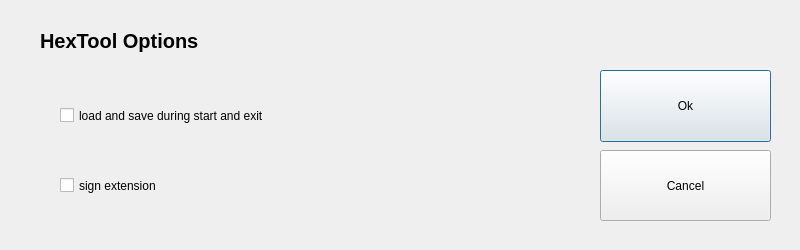
<?xml version="1.0" encoding="UTF-8"?>
<ui version="4.0">
 <class>optionsDialog</class>
 <widget class="QDialog" name="optionsDialog">
  <property name="geometry">
   <rect>
    <x>0</x>
    <y>0</y>
    <width>800</width>
    <height>250</height>
   </rect>
  </property>
  <property name="windowTitle">
   <string>Options Dialog</string>
  </property>
  <widget class="QCheckBox" name="checkBox_loadsave">
   <property name="geometry">
    <rect>
     <x>60</x>
     <y>90</y>
     <width>451</width>
     <height>51</height>
    </rect>
   </property>
   <property name="text">
    <string>load and save during start and exit</string>
   </property>
  </widget>
  <widget class="QCheckBox" name="checkBox_signext">
   <property name="geometry">
    <rect>
     <x>60</x>
     <y>160</y>
     <width>241</width>
     <height>51</height>
    </rect>
   </property>
   <property name="text">
    <string>sign extension</string>
   </property>
  </widget>
  <widget class="QLabel" name="label">
   <property name="geometry">
    <rect>
     <x>40</x>
     <y>20</y>
     <width>251</width>
     <height>41</height>
    </rect>
   </property>
   <property name="font">
    <font>
     <pointsize>15</pointsize>
     <bold>true</bold>
    </font>
   </property>
   <property name="text">
    <string>HexTool Options</string>
   </property>
  </widget>
  <widget class="QWidget" name="layoutWidget">
   <property name="geometry">
    <rect>
     <x>600</x>
     <y>70</y>
     <width>171</width>
     <height>151</height>
    </rect>
   </property>
   <layout class="QVBoxLayout" name="verticalLayout">
    <property name="spacing">
     <number>8</number>
    </property>
    <item>
     <widget class="QPushButton" name="pushButton_ok">
      <property name="sizePolicy">
       <sizepolicy hsizetype="Minimum" vsizetype="Minimum">
        <horstretch>0</horstretch>
        <verstretch>0</verstretch>
       </sizepolicy>
      </property>
      <property name="text">
       <string>Ok</string>
      </property>
     </widget>
    </item>
    <item>
     <widget class="QPushButton" name="pushButton_cancel">
      <property name="sizePolicy">
       <sizepolicy hsizetype="Minimum" vsizetype="Minimum">
        <horstretch>0</horstretch>
        <verstretch>0</verstretch>
       </sizepolicy>
      </property>
      <property name="text">
       <string>Cancel</string>
      </property>
     </widget>
    </item>
   </layout>
  </widget>
 </widget>
 <resources/>
 <connections>
  <connection>
   <sender>pushButton_cancel</sender>
   <signal>clicked()</signal>
   <receiver>optionsDialog</receiver>
   <slot>reject()</slot>
   <hints>
    <hint type="sourcelabel">
     <x>655</x>
     <y>194</y>
    </hint>
    <hint type="destinationlabel">
     <x>399</x>
     <y>124</y>
    </hint>
   </hints>
  </connection>
  <connection>
   <sender>pushButton_ok</sender>
   <signal>clicked()</signal>
   <receiver>optionsDialog</receiver>
   <slot>accept()</slot>
   <hints>
    <hint type="sourcelabel">
     <x>655</x>
     <y>116</y>
    </hint>
    <hint type="destinationlabel">
     <x>399</x>
     <y>124</y>
    </hint>
   </hints>
  </connection>
 </connections>
</ui>
